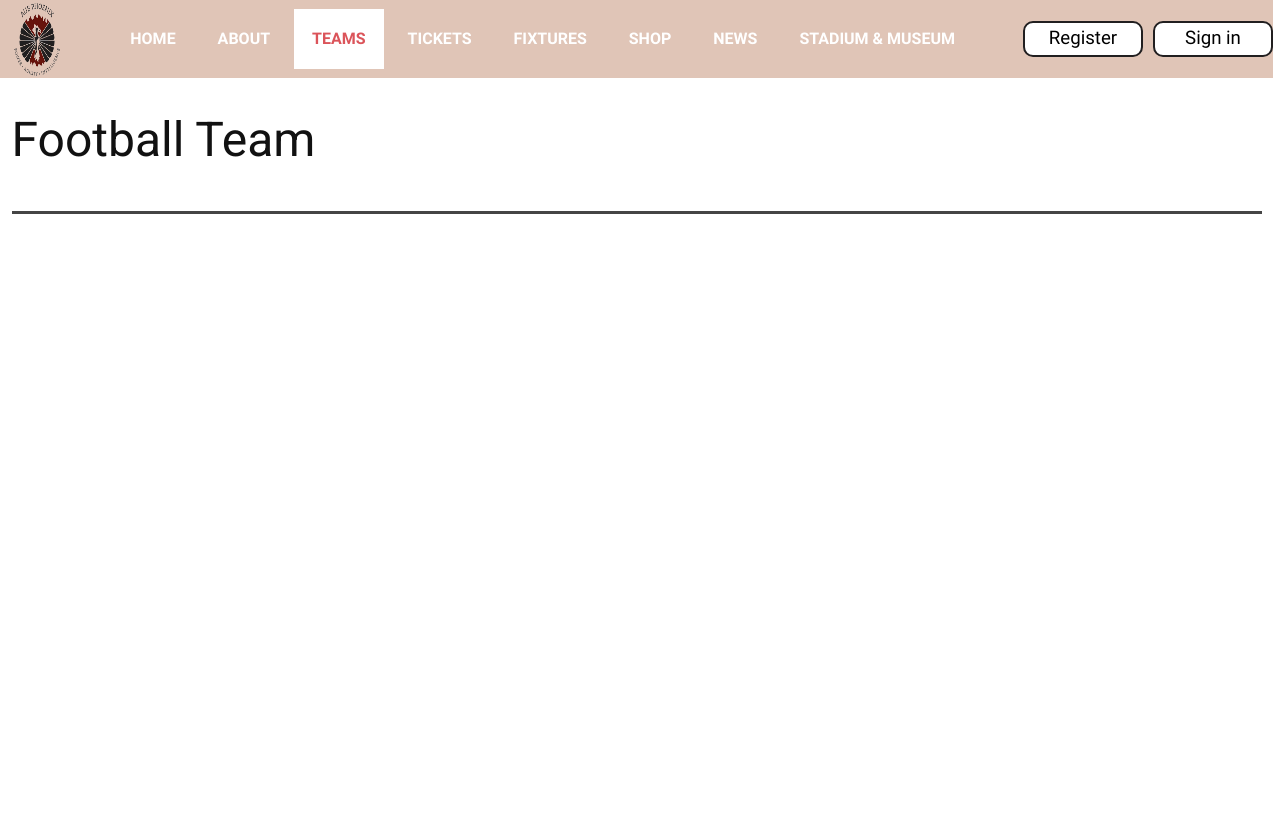
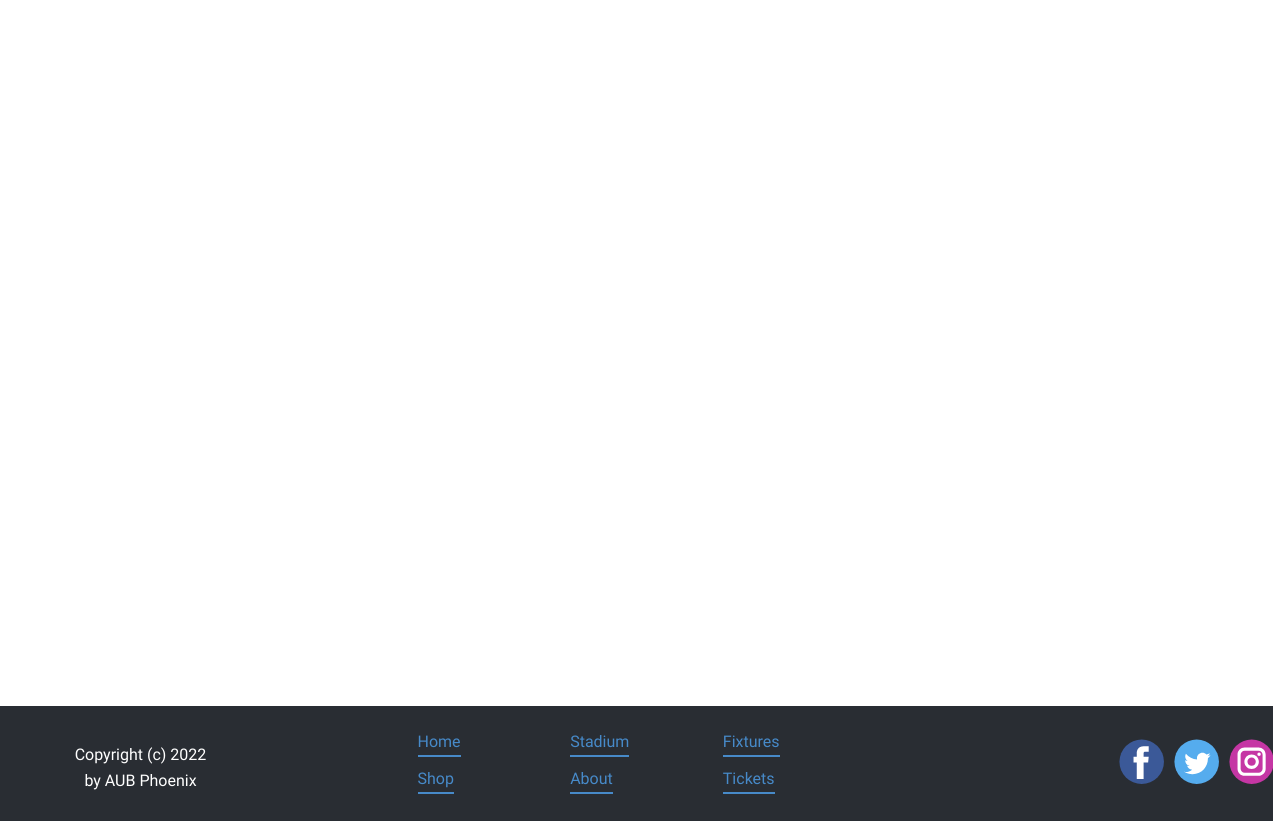
/TeamsF.html, run on an earlier commit of the app's database (2 pictures, top to bottom).
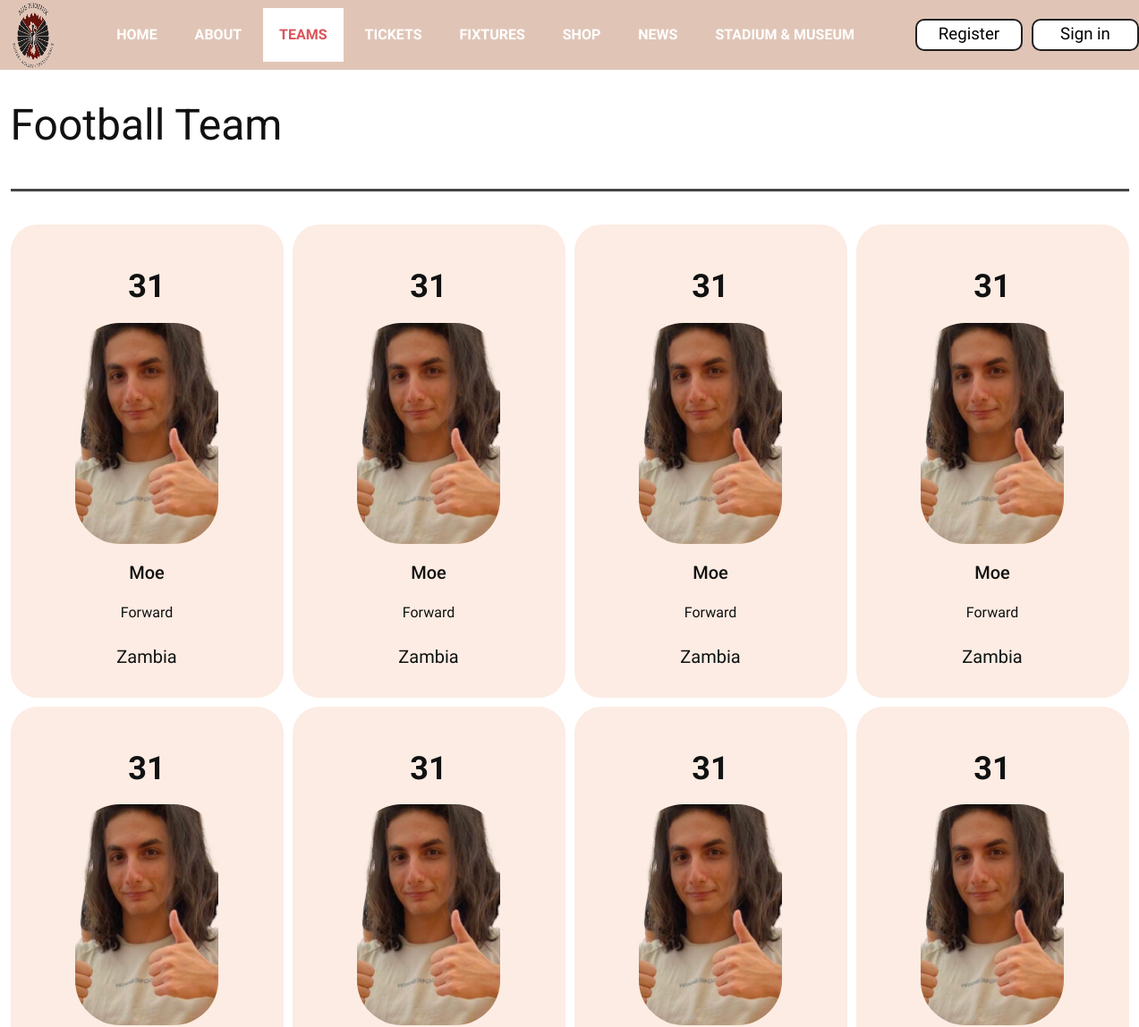
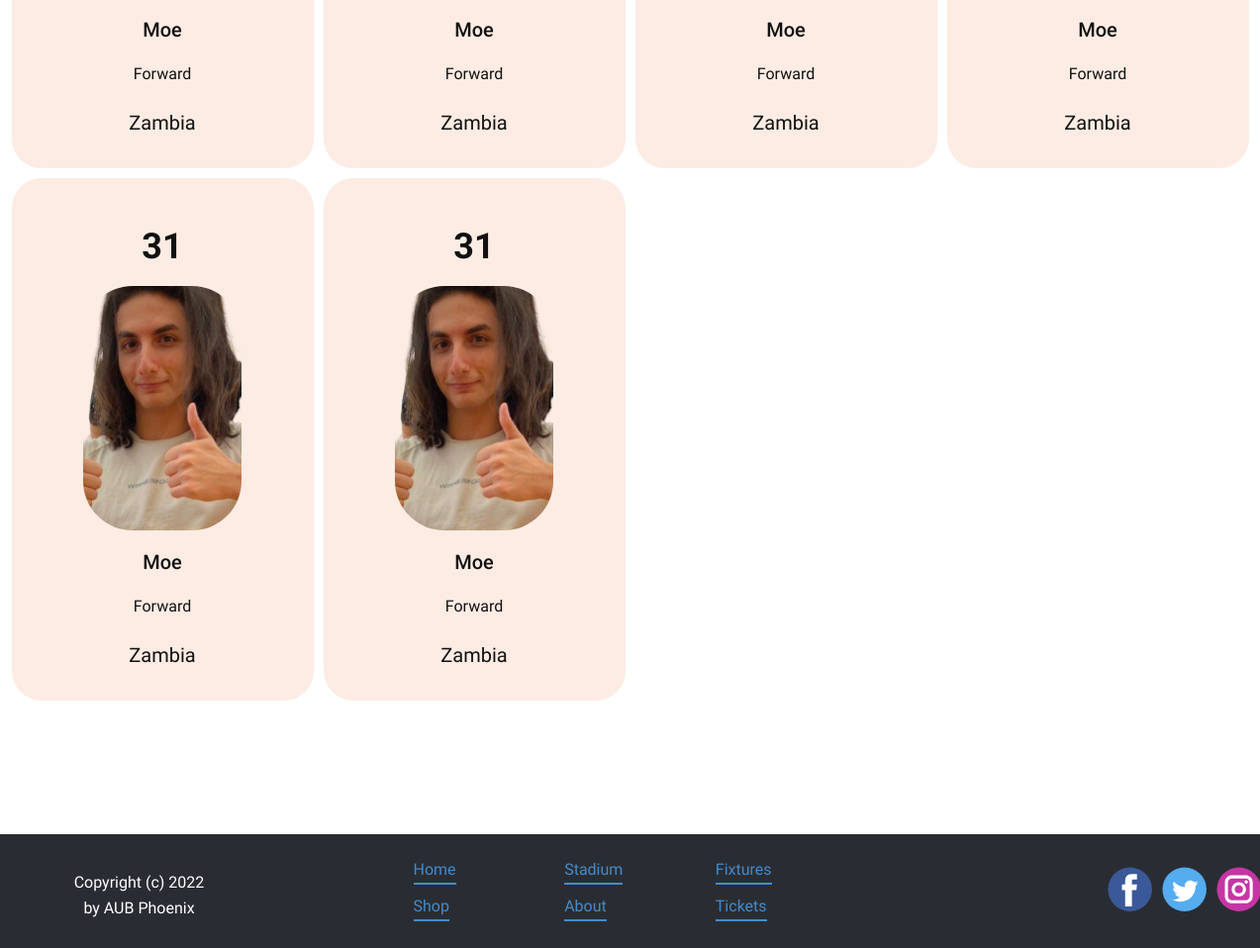
And on a later commit of the database (2 pictures, top to bottom).
### scms_app/models.py (models this page shows, shortened)
class Football_Player(models.Model):
    player_name = models.CharField(max_length=100)
    player_number = models.IntegerField()
    player_position = models.CharField(max_length=100, choices=POSITION1)
    player_nationality = models.CharField(max_length=100)
    player_image = models.ImageField(upload_to="static/scms_app/images")
    class Meta:
        verbose_name = "Football_Player"
        verbose_name_plural = "Football_Players"

### scms_app/views.py (the view)
# urls.py: path('TeamsF.html', views.TeamsF, name='TeamsF'),
def TeamsF(request):
	context={}
	if request.method == 'GET':
		fplayers = Football_Player.objects.all()
		context['players'] = fplayers
		profiles = Profile.objects.all()
		context['profiles'] = profiles
		return render(request, 'TeamsF.html', context)

### scms_app/templates/TeamsF.html (shortened to what this page needs)
{% extends 'base.html' %}
{% load static %}
    {%block content%}
    <link
      rel="stylesheet"
      href="{% static 'scms_app/css/TeamsF.css' %}"
      media="screen"
    />
    <section class="u-align-center u-clearfix u-section-1" id="sec-1548" style="min-height: 1000px;">
      <div class="u-clearfix u-sheet u-sheet-1">
        <h1 class="u-text u-text-default u-text-1">Football Team</h1>
        <div
          class="u-border-3 u-border-grey-dark-1 u-expanded-width u-line u-line-horizontal u-line-1"
        ></div>
        <div class="u-expanded-width u-layout-grid u-list u-list-2">
          <div class="u-repeater u-repeater-2">
            {% for player in players %}
            <div
            class="u-align-center u-container-style u-list-item u-repeater-item u-list-item-1"
          >
            <div
              class="u-container-layout u-similar-container u-container-layout-1"
            >
              <h2 class="u-text u-text-2">{{player.player_number}}</h2>
              <img
                alt=""
                class="u-image u-image-round u-radius-50 u-image-1"
                data-image-width="360"
                data-image-height="390"
                src={{player.player_image}}
              />
              <h5 class="u-text u-text-3">{{player.player_name}}</h5>
              <p class="u-text u-text-4">{{player.player_position}}</p>
              <p class="u-large-text u-text u-text-variant u-text-5">
                {{player.player_nationality}}
              </p>
            </div>
          </div>
            {% endfor %}
          </div>
        </div>
      </div>
    </section>
    {%endblock%}

What changed in the data, as far as the page shows it:
added Football_Player: player_number "31", player_image (picture), player_name "Moe", player_position "Forward", player_nationality "Zambia"
added Football_Player: player_number "31", player_image (picture), player_name "Moe", player_position "Forward", player_nationality "Zambia"
added Football_Player: player_number "31", player_image (picture), player_name "Moe", player_position "Forward", player_nationality "Zambia"
added Football_Player: player_number "31", player_image (picture), player_name "Moe", player_position "Forward", player_nationality "Zambia"
added Football_Player: player_number "31", player_image (picture), player_name "Moe", player_position "Forward", player_nationality "Zambia"
added Football_Player: player_number "31", player_image (picture), player_name "Moe", player_position "Forward", player_nationality "Zambia"
added Football_Player: player_number "31", player_image (picture), player_name "Moe", player_position "Forward", player_nationality "Zambia"
added Football_Player: player_number "31", player_image (picture), player_name "Moe", player_position "Forward", player_nationality "Zambia"
added Football_Player: player_number "31", player_image (picture), player_name "Moe", player_position "Forward", player_nationality "Zambia"
added Football_Player: player_number "31", player_image (picture), player_name "Moe", player_position "Forward", player_nationality "Zambia"
